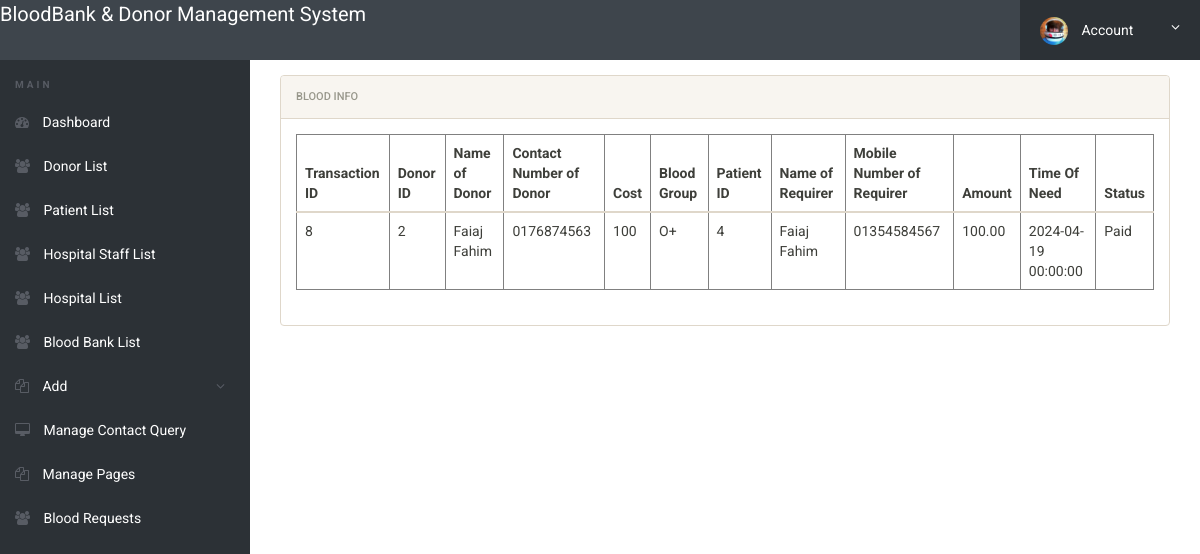
The page /admin/blood-requests.php (signed in) on the database its author committed.
### tables this page shows
CREATE TABLE `payment` (
  `Transaction_ID` int(11) NOT NULL,
  `Amount` decimal(10,2) DEFAULT NULL,
  `Status` varchar(50) DEFAULT NULL,
  `PuserID` int(11) DEFAULT NULL,
  `DuserID` int(11) DEFAULT NULL,
  `Cost` int(11) DEFAULT NULL
);

CREATE TABLE `user` (
  `User_ID` int(11) NOT NULL,
  `Name` varchar(100) DEFAULT NULL,
  `Role` enum('Admin','Donor','Hospital Staff','Receiver') DEFAULT NULL,
  `LogID` int(11) DEFAULT NULL,
  `Per_Id` int(11) DEFAULT NULL
);

CREATE TABLE `donor` (
  `User_ID` int(11) NOT NULL,
  `Gender` enum('Male','Female','Other') DEFAULT NULL,
  `Age` int(11) DEFAULT NULL,
  `Occupation` varchar(100) DEFAULT NULL,
  `Street` varchar(100) DEFAULT NULL,
  `City` varchar(50) DEFAULT NULL,
  `Blood_Group` varchar(5) DEFAULT NULL
);

CREATE TABLE `secondlookingfor` (
  `User_ID` int(11) NOT NULL,
  `Time_Of_Need` datetime DEFAULT NULL
);

### admin/blood-requests.php (the view, shortened to what this page needs)
<?php
include('../includes/config.php');
if(strlen($_SESSION['alogin'])==0)
{
    header('location:../index.php');
}
else{
?>
<!doctype html>
<html lang="en" class="no-js">
<head>
    <link rel="stylesheet" href="css/font-awesome.min.css">
    <link rel="stylesheet" href="css/bootstrap.min.css">
    <link rel="stylesheet" href="css/dataTables.bootstrap.min.css">
    <link rel="stylesheet" href="css/bootstrap-social.css">
    <link rel="stylesheet" href="css/bootstrap-select.css">
    <link rel="stylesheet" href="css/fileinput.min.css">
    <link rel="stylesheet" href="css/awesome-bootstrap-checkbox.css">
    <link rel="stylesheet" href="css/style.css">
</head>
<body>
    <?php include('includes/header.php');?>
    <div class="ts-main-content">
        <?php include('includes/leftbar.php');?>
        <div class="content-wrapper">
            <div class="container-fluid">
                <div class="col-md-12">
                    <div class="panel panel-default">
                        <div class="panel-heading">Blood Info</div>
                        <div class="panel-body">
                            <table border="1" class="table table-responsive">
                                <thead>
                                    <tr>
                                        <th>Transaction ID</th>
                                        <th>Donor ID</th>
                                        <th>Name of Donor</th>
                                        <th>Contact Number of Donor</th>
                                        <th>Cost</th>
                                        <th>Blood Group</th>
                                        <th>Patient ID</th>
                                        <th>Name of Requirer</th>
                                        <th>Mobile Number of Requirer</th>
                                        <th>Amount</th>
                                        <th>Time Of Need</th>
                                        <th>Status</th>
                                    </tr>
                                </thead>
                                <tbody>
                                    <?php
                                    $sql = "SELECT
									user1.name AS user_name,
									payment1.Transaction_ID,
									payment1.DuserID,
									GROUP_CONCAT(DISTINCT donorcontact.Contact) AS donor_contacts,
									payment1.Cost,
									Donor.Blood_Group,
									payment1.PuserID,
									GROUP_CONCAT(DISTINCT patientcontact.Contact) AS patient_contacts,
									payment1.Amount,
									secondlookingfor.time_of_need,
									payment1.Status
								FROM
									payment AS payment1
								LEFT JOIN
									user AS user1 ON payment1.PuserID = user1.User_ID
								LEFT JOIN
									user AS user2 ON payment1.DuserID = user2.User_ID
								LEFT JOIN
									secondlookingfor ON payment1.PuserID = secondlookingfor.User_ID
								LEFT JOIN
									Donor ON Donor.User_ID = payment1.DuserID
								LEFT JOIN
									Patient ON Patient.User_ID = payment1.PuserID
								LEFT JOIN
									donorcontact ON donorcontact.User_ID = payment1.DuserID
								LEFT JOIN
									patientcontact ON patientcontact.User_ID = payment1.PuserID";
                                    $query = $dbh->prepare($sql);
                                    $query->execute();
                                    $results = $query->fetchAll(PDO::FETCH_OBJ);
                                    if ($query->rowCount() > 0) {
                                        foreach ($results as $row) {
                                    ?>
                                    <tr>
                                        <td><?php echo htmlentities($row->Transaction_ID); ?></td>
                                        <td><?php echo htmlentities($row->DuserID); ?></td>
                                        <td><?php echo htmlentities($row->user_name); ?></td>
                                        <td><?php echo htmlentities($row->donor_contacts); ?></td>
                                        <td><?php echo htmlentities($row->Cost); ?></td>
                                        <td><?php echo htmlentities($row->Blood_Group); ?></td>
                                        <td><?php echo htmlentities($row->PuserID); ?></td>
                                        <td><?php echo htmlentities($row->user_name); ?></td>
										<td><?php echo htmlentities($row->patient_contacts); ?></td>
                                        <td><?php echo htmlentities($row->Amount); ?></td>
                                        <td><?php echo htmlentities($row->time_of_need); ?></td>
                                        <td><?php echo htmlentities($row->Status); ?></td>
                                    </tr>
                                    <?php
                                        }
                                    } else {
                                    ?>
                                    <tr>
                                        <td colspan="12" style="color:red;">No Record found</td>
                                    </tr>
                                    <?php } ?>
                                </tbody>
                            </table>
                        </div>
                    </div>
                </div>
            </div>
        </div>
    </div>
</body>
</html>
<?php } ?>

### admin/css/style.css (style rules this page uses)
html { font-size: 14px; }
@media only screen and (min-width: 480px) { html { font-size: 17px; } }
@media only screen and (min-width: 768px) { html { font-size: 14px; } }
body { font-size: 1em; }
.panel { overflow: hidden; }
.ts-main-content .content-wrapper { padding-top: 15px; margin-top: 60px; }
@media only screen and (min-width: 992px) { .ts-main-content .content-wrapper { margin-left: 250px; } }

### rows shown on the page
payment: Transaction_ID "8", DuserID "2", user.Name "Faiaj Fahim", donor_contacts "0176874563", Cost "100", DuserID.Blood_Group "O+", PuserID "4", patient_contacts "01354584567", Amount "100.00", secondlookingfor.Time_Of_Need "2024-04-19 00:00:00", Status "Paid"
